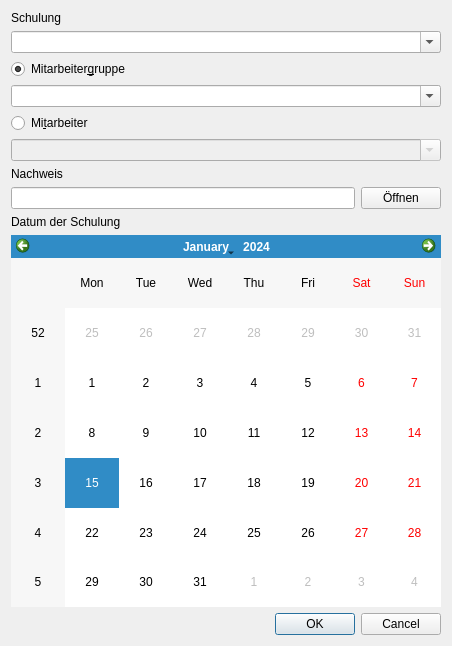
<?xml version="1.0" encoding="UTF-8"?>
<ui version="4.0">
 <class>QMNewCertificateDialog</class>
 <widget class="QDialog" name="QMNewCertificateDialog">
  <property name="geometry">
   <rect>
    <x>0</x>
    <y>0</y>
    <width>452</width>
    <height>646</height>
   </rect>
  </property>
  <property name="windowTitle">
   <string>Nachweis hinzufügen</string>
  </property>
  <layout class="QGridLayout" name="gridLayout">
   <item row="0" column="0" colspan="2">
    <widget class="QLabel" name="label">
     <property name="text">
      <string>Schulung</string>
     </property>
    </widget>
   </item>
   <item row="1" column="0" colspan="2">
    <widget class="QComboBox" name="cbTrain">
     <property name="editable">
      <bool>true</bool>
     </property>
     <property name="insertPolicy">
      <enum>QComboBox::NoInsert</enum>
     </property>
    </widget>
   </item>
   <item row="2" column="0" colspan="2">
    <widget class="QRadioButton" name="rbEmployeeGroup">
     <property name="text">
      <string>Mitarbeiter&amp;gruppe</string>
     </property>
     <property name="checked">
      <bool>true</bool>
     </property>
    </widget>
   </item>
   <item row="3" column="0" colspan="2">
    <widget class="QComboBox" name="cbEmployeeGroup">
     <property name="editable">
      <bool>true</bool>
     </property>
     <property name="insertPolicy">
      <enum>QComboBox::NoInsert</enum>
     </property>
    </widget>
   </item>
   <item row="4" column="0" colspan="2">
    <widget class="QRadioButton" name="rbEmployee">
     <property name="text">
      <string>Mi&amp;tarbeiter</string>
     </property>
    </widget>
   </item>
   <item row="5" column="0" colspan="2">
    <widget class="QComboBox" name="cbEmployee">
     <property name="enabled">
      <bool>false</bool>
     </property>
     <property name="editable">
      <bool>true</bool>
     </property>
     <property name="insertPolicy">
      <enum>QComboBox::NoInsert</enum>
     </property>
    </widget>
   </item>
   <item row="6" column="0" colspan="2">
    <widget class="QLabel" name="label_3">
     <property name="text">
      <string>Nachweis</string>
     </property>
    </widget>
   </item>
   <item row="7" column="0">
    <widget class="QLineEdit" name="leCertificatePath">
     <property name="readOnly">
      <bool>true</bool>
     </property>
    </widget>
   </item>
   <item row="7" column="1">
    <widget class="QPushButton" name="pbOpenCertificate">
     <property name="text">
      <string>Öffnen</string>
     </property>
    </widget>
   </item>
   <item row="8" column="0" colspan="2">
    <widget class="QLabel" name="label_2">
     <property name="text">
      <string>Datum der Schulung</string>
     </property>
    </widget>
   </item>
   <item row="9" column="0" colspan="2">
    <widget class="QCalendarWidget" name="cwTrainDate"/>
   </item>
   <item row="10" column="0" colspan="2">
    <widget class="QDialogButtonBox" name="buttonBox">
     <property name="orientation">
      <enum>Qt::Horizontal</enum>
     </property>
     <property name="standardButtons">
      <set>QDialogButtonBox::Cancel|QDialogButtonBox::Ok</set>
     </property>
    </widget>
   </item>
  </layout>
 </widget>
 <resources/>
 <connections>
  <connection>
   <sender>buttonBox</sender>
   <signal>accepted()</signal>
   <receiver>QMNewCertificateDialog</receiver>
   <slot>accept()</slot>
   <hints>
    <hint type="sourcelabel">
     <x>248</x>
     <y>254</y>
    </hint>
    <hint type="destinationlabel">
     <x>157</x>
     <y>274</y>
    </hint>
   </hints>
  </connection>
  <connection>
   <sender>buttonBox</sender>
   <signal>rejected()</signal>
   <receiver>QMNewCertificateDialog</receiver>
   <slot>reject()</slot>
   <hints>
    <hint type="sourcelabel">
     <x>316</x>
     <y>260</y>
    </hint>
    <hint type="destinationlabel">
     <x>286</x>
     <y>274</y>
    </hint>
   </hints>
  </connection>
  <connection>
   <sender>pbOpenCertificate</sender>
   <signal>clicked()</signal>
   <receiver>QMNewCertificateDialog</receiver>
   <slot>openCertificatePath()</slot>
   <hints>
    <hint type="sourcelabel">
     <x>403</x>
     <y>270</y>
    </hint>
    <hint type="destinationlabel">
     <x>225</x>
     <y>322</y>
    </hint>
   </hints>
  </connection>
  <connection>
   <sender>rbEmployee</sender>
   <signal>clicked()</signal>
   <receiver>QMNewCertificateDialog</receiver>
   <slot>switchEmployeeSelection()</slot>
   <hints>
    <hint type="sourcelabel">
     <x>225</x>
     <y>162</y>
    </hint>
    <hint type="destinationlabel">
     <x>225</x>
     <y>322</y>
    </hint>
   </hints>
  </connection>
  <connection>
   <sender>rbEmployeeGroup</sender>
   <signal>clicked()</signal>
   <receiver>QMNewCertificateDialog</receiver>
   <slot>switchEmployeeSelection()</slot>
   <hints>
    <hint type="sourcelabel">
     <x>225</x>
     <y>88</y>
    </hint>
    <hint type="destinationlabel">
     <x>225</x>
     <y>322</y>
    </hint>
   </hints>
  </connection>
 </connections>
 <slots>
  <slot>openCertificatePath()</slot>
  <slot>switchEmployeeSelection()</slot>
 </slots>
</ui>
